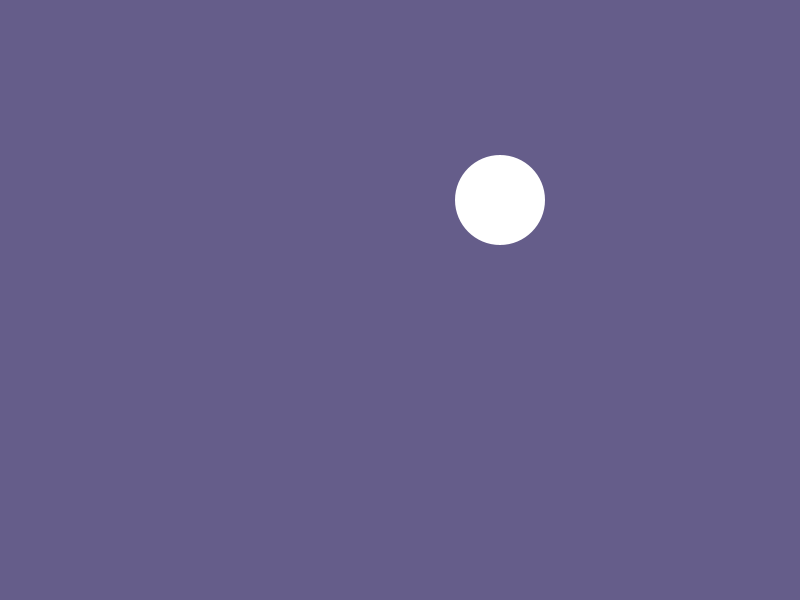
Frame 1 (no input)
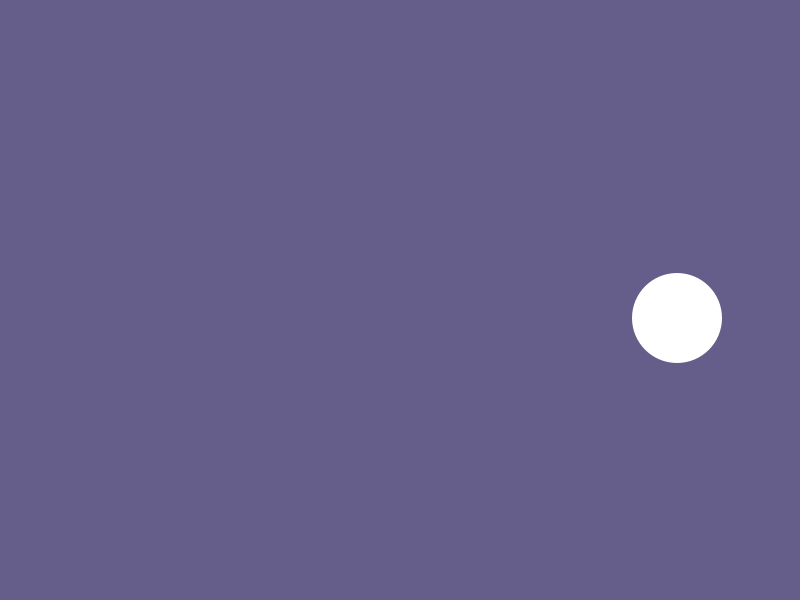
Frame 60 (the mouse pressed at the canvas centre just before this capture)
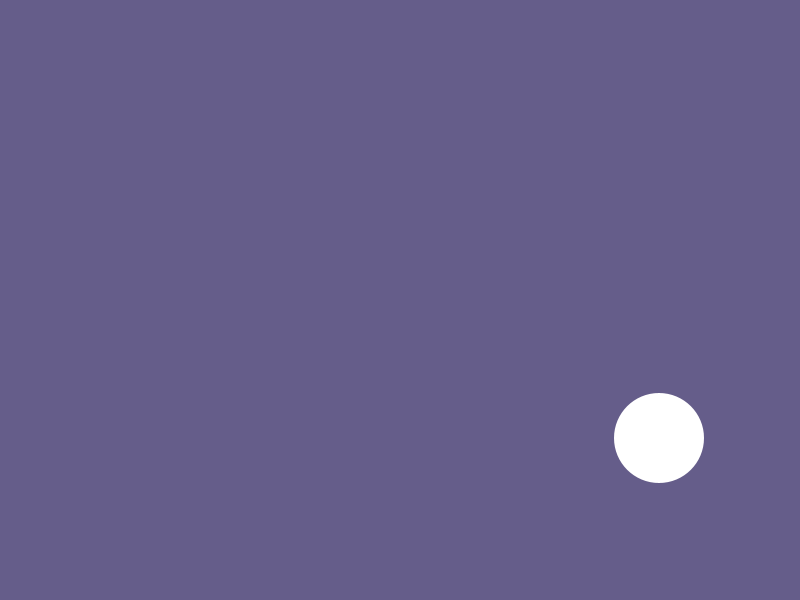
Frame 120 (the mouse held since frame 60 and released just before this capture)

The Processing sketch that drew these frames (run headless with seeded random() and noise(); from frame 60 on, the mouse is pressed at the canvas centre):

// Processing sketch: circle_box_colors
// ── circle_box_colors.pde
float x = 500;
float y = 200;
float radio = 45; //radio del círculo

float xVelocidad = 3;//cambiar velocidad puede hacer que rebote en diferentes lados
float yVelocidad = 2;


void setup () {
 size(800,600);
  noStroke();
  smooth();
 
}

void draw () {
  background (101, 93, 138);
  ellipse( x, y, 90, 90);//pelota
  velocidad_bordes();
}

//float value= (random(255));

 void mousePressed(){ //mouse Pressed sirve para cuando precionas el mouse cambie lo indicado
   float click = dist (x, y, mouseX, mouseY); //sirve para que solo funcione el click dentro de pelota
   
   if(radio > click) { //si la distancia del click es menor de 45(radio), se cambia de color
    fill(random(255), random(255), random(255)); //con random se puede escoger colores al azar
   }
 
}
void velocidad_bordes(){
  
  x = x + xVelocidad;
  if ((x+radio) > width || (x-radio) < 0) // (x+radio) > width-> rebote borde derecho || (x-radio) -> para que rebote del borde izq
  { 
    xVelocidad *= -1; //para que vaya reverso de izq a derecha
  }
  
   y += yVelocidad;
  if ((y+radio) > height || (y-radio) < 0) // (y+radio) > height-> rebote borde abajo || (y-radio) < 0) -> para que rebote del borde arriba
  {   // y+radio -> es para que tope con las orillas y no en medio del círuclo. 
    yVelocidad *= -1; //para que vaya reverso de arriba y abajo
  }
}
